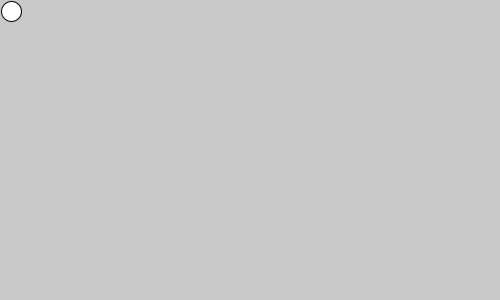
Frame 1 (no input)
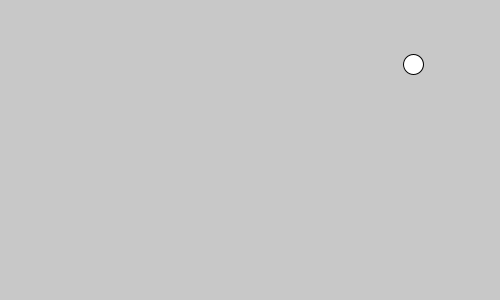
Frame 60 (the mouse pressed at the canvas centre just before this capture)
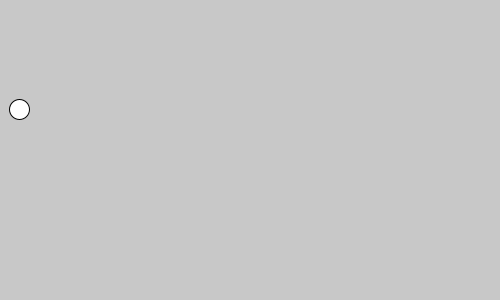
Frame 120 (the mouse held since frame 60 and released just before this capture)

The Processing sketch that drew these frames (run headless with seeded random() and noise(); from frame 60 on, the mouse is pressed at the canvas centre):

// Processing sketch: processing_122081
// ── processing_122081.pde

float x,y;
float y_velocity;
float x_velocity;
float gravity;
float radius;
void setup()
{
  size(500,300);
  x = 1;
  y = 10;
  y_velocity = 1;
  x_velocity = 10;
  gravity = 0.5;
  radius = 10;
}

void draw()
{
  background(200);
  y_velocity += gravity;
  x += x_velocity;
  y += y_velocity;
  if (y>(height-radius))
  {
    y = height-radius;
    y_velocity *= -0.9;
  }
  if (x>(width-radius))
  {
    x = width-radius;
    x_velocity *= -0.7;
  }
  if (x<radius)
  { 
    x = radius;
    x_velocity *= -0.7;
  }
  ball(x,y);
   
}

void ball(float x, float y)
{
  pushMatrix();
  translate(x,y);
  ellipseMode(RADIUS);
  ellipse(0,0, radius, radius);
  popMatrix();
}
